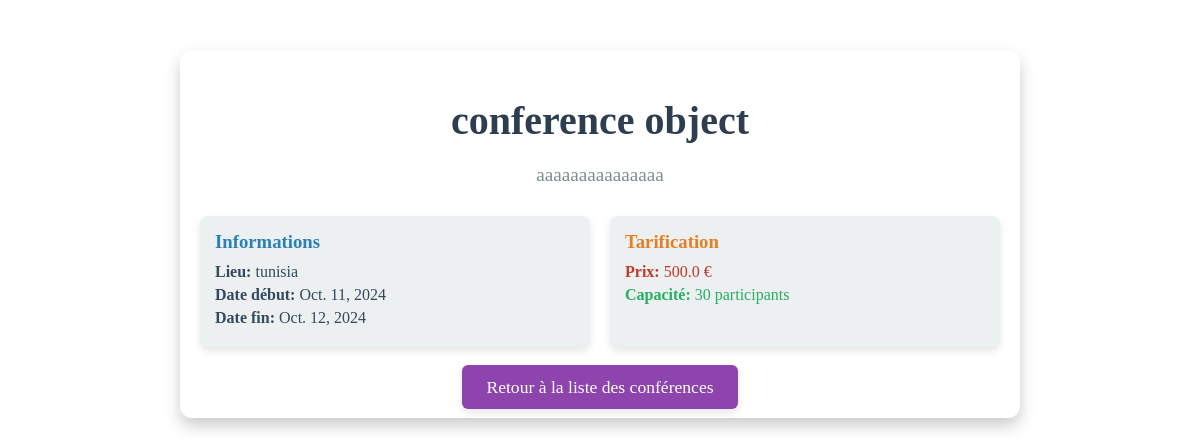
Page /conferences/details/1/ on the committed database.
### conferences/models.py (models this page shows, shortened)
class Conference(models.Model):
    title= models.CharField(max_length=255)
    description=models.TextField()
    start_date= models.DateField(default=timezone.now().date())
    end_date= models.DateField()
    location =models.CharField(max_length=255)
    price=models.FloatField()
    capacity=models.IntegerField(validators=[MaxValueValidator(limit_value=900,
                                                               message="capacity must be under 900")])
    program=models.FileField(upload_to='files/',validators=[
        FileExtensionValidator(allowed_extensions=['pdf','png','jpeg','jpg'],message="only pdf,png,jpg,jpeg are allowed")])
    created_at= models.DateTimeField(auto_now_add=True)
    update_at=models.DateTimeField(auto_now=True)
    category=models.ForeignKey(Category,
                               on_delete=models.CASCADE,
                               related_name="conferences"
                               )
    class Meta:
        constraints=[
            models.CheckConstraint(
                check=models.Q(
                    start_date__gte=timezone.now().date()
                ),
                name="the start date must be greater than today or equal"
            )
        ]

### conferences/views.py (the view)
# urls.py: path('details/<int:pk>/', DetailViewConference.as_view(),name='conference_detail')
class DetailViewConference(DetailView):
    model=Conference
    template_name='conferences/conference_detail_view.html'
    context_object_name="conferences"

### ProjetDjango/Templates/conferences/conference_detail_view.html (shortened to what this page needs)
<div style="max-width: 800px; margin: 50px auto; padding: 20px; border-radius: 12px; background-color: #ffffff; box-shadow: 0px 8px 16px rgba(0, 0, 0, 0.2); animation: fadeIn 0.7s ease-out;">
    <h1 style="text-align: center; color: #2c3e50; font-size: 2.5em; margin-bottom: 20px;">{{ conferences.title }}</h1>
    <p style="text-align: center; font-size: 1.2em; color: #7f8c8d; margin-bottom: 30px;">{{ conferences.description }}</p>
    <div style="display: grid; grid-template-columns: 1fr 1fr; gap: 20px; margin-bottom: 30px;">
        <div style="background-color: #ecf0f1; border-radius: 8px; padding: 15px; box-shadow: 0px 4px 8px rgba(0, 0, 0, 0.1);">
            <h3 style="color: #2980b9;">Informations</h3>
            <p style="color: #34495e;"><strong>Lieu:</strong> {{ conferences.location }}</p>
            <p style="color: #34495e;"><strong>Date début:</strong> {{ conferences.start_date }}</p>
            <p style="color: #34495e;"><strong>Date fin:</strong> {{ conferences.end_date }}</p>
        </div>
        <div style="background-color: #ecf0f1; border-radius: 8px; padding: 15px; box-shadow: 0px 4px 8px rgba(0, 0, 0, 0.1);">
            <h3 style="color: #e67e22;">Tarification</h3>
            <p style="color: #c0392b;"><strong>Prix:</strong> {{ conferences.price }} €</p>
            <p style="color: #27ae60;"><strong>Capacité:</strong> {{ conferences.capacity }} participants</p>
        </div>
    </div>
    <div style="text-align: center;">
        <a href="/conferences" style="text-decoration: none; background-color: #8e44ad; color: white; padding: 12px 24px; border-radius: 6px; font-size: 1.1em; box-shadow: 0px 4px 8px rgba(0, 0, 0, 0.1); transition: background-color 0.3s ease, transform 0.3s ease;">
            Retour à la liste des conférences
        </a>
    </div>
</div>

### ProjetDjango/Templates/conferences/conference_detail_view.html (style rules this page uses)
h3 { margin: 0 0 10px; }
p { margin: 5px 0; }

### rows in the picture
Conference: title "conference object", description "aaaaaaaaaaaaaaa", location "tunisia", start_date "Oct. 11, 2024", end_date "Oct. 12, 2024", price "500.0", capacity "30"
